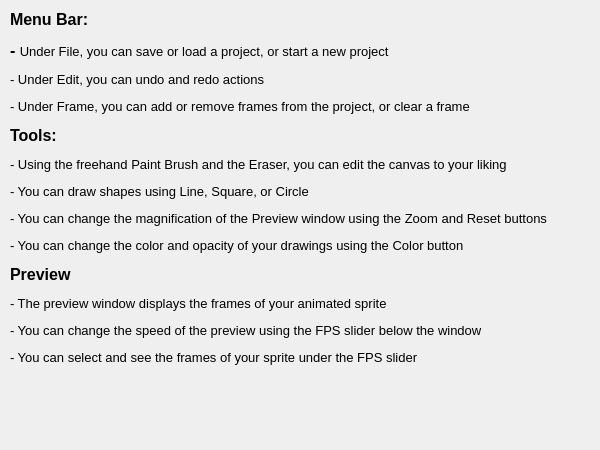
<?xml version="1.0" encoding="UTF-8"?>
<ui version="4.0">
 <class>Help</class>
 <widget class="QDialog" name="Help">
  <property name="geometry">
   <rect>
    <x>0</x>
    <y>0</y>
    <width>600</width>
    <height>450</height>
   </rect>
  </property>
  <property name="sizePolicy">
   <sizepolicy hsizetype="Fixed" vsizetype="Fixed">
    <horstretch>0</horstretch>
    <verstretch>0</verstretch>
   </sizepolicy>
  </property>
  <property name="windowTitle">
   <string>Dialog</string>
  </property>
  <widget class="QLabel" name="label">
   <property name="geometry">
    <rect>
     <x>10</x>
     <y>10</y>
     <width>581</width>
     <height>481</height>
    </rect>
   </property>
   <property name="text">
    <string>&lt;html&gt;&lt;head/&gt;&lt;body&gt;&lt;p&gt;&lt;span style=&quot; font-size:12pt; font-weight:700;&quot;&gt;Menu Bar:&lt;/span&gt;&lt;/p&gt;&lt;p&gt;&lt;span style=&quot; font-size:12pt; font-weight:700;&quot;&gt;- &lt;/span&gt;&lt;span style=&quot; font-size:10pt;&quot;&gt;Under File, you can save or load a project, or start a new project&lt;/span&gt;&lt;/p&gt;&lt;p&gt;&lt;span style=&quot; font-size:10pt;&quot;&gt;- Under Edit, you can undo and redo actions&lt;/span&gt;&lt;/p&gt;&lt;p&gt;&lt;span style=&quot; font-size:10pt;&quot;&gt;- Under Frame, you can add or remove frames from the project, or clear a frame&lt;/span&gt;&lt;/p&gt;&lt;p&gt;&lt;span style=&quot; font-size:12pt; font-weight:700;&quot;&gt;Tools:&lt;/span&gt;&lt;/p&gt;&lt;p&gt;&lt;span style=&quot; font-size:10pt;&quot;&gt;- Using the freehand Paint Brush and the Eraser, you can edit the canvas to your liking&lt;/span&gt;&lt;/p&gt;&lt;p&gt;&lt;span style=&quot; font-size:10pt;&quot;&gt;- You can draw shapes using Line, Square, or Circle&lt;/span&gt;&lt;/p&gt;&lt;p&gt;&lt;span style=&quot; font-size:10pt;&quot;&gt;- You can change the magnification of the Preview window using the Zoom and Reset buttons&lt;/span&gt;&lt;/p&gt;&lt;p&gt;&lt;span style=&quot; font-size:10pt;&quot;&gt;- You can change the color and opacity of your drawings using the Color button&lt;/span&gt;&lt;/p&gt;&lt;p&gt;&lt;span style=&quot; font-size:12pt; font-weight:700;&quot;&gt;Preview&lt;/span&gt;&lt;/p&gt;&lt;p&gt;&lt;span style=&quot; font-size:10pt;&quot;&gt;- The preview window displays the frames of your animated sprite&lt;/span&gt;&lt;/p&gt;&lt;p&gt;&lt;span style=&quot; font-size:10pt;&quot;&gt;- You can change the speed of the preview using the FPS slider below the window&lt;/span&gt;&lt;/p&gt;&lt;p&gt;&lt;span style=&quot; font-size:10pt;&quot;&gt;- You can select and see the frames of your sprite under the FPS slider&lt;/span&gt;&lt;/p&gt;&lt;/body&gt;&lt;/html&gt;</string>
   </property>
   <property name="alignment">
    <set>Qt::AlignmentFlag::AlignLeading|Qt::AlignmentFlag::AlignLeft|Qt::AlignmentFlag::AlignTop</set>
   </property>
  </widget>
 </widget>
 <resources/>
 <connections/>
</ui>
